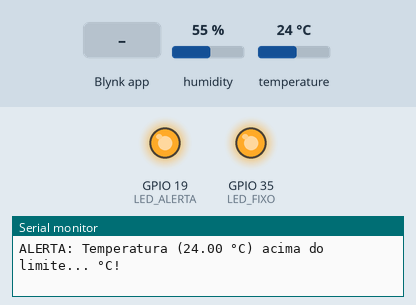
Bench run of a sketch on a simulated ESP32. On the bench: output pins drawn as LEDs (lit = HIGH), the last lines printed to the serial monitor. The test bench sets the inputs (shaded band); at power-on: humidity 55 %, temperature 24 °C. WiFi joins after 1.5 s; servers stay silent unless stated.

Above: at 5.2 s.
5.3 s: Blynk app writes 200 to V1
At 6.4 s:
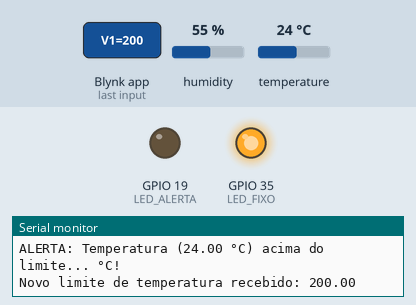
7.3 s: Blynk app writes 0 to V1
At 8.8 s:
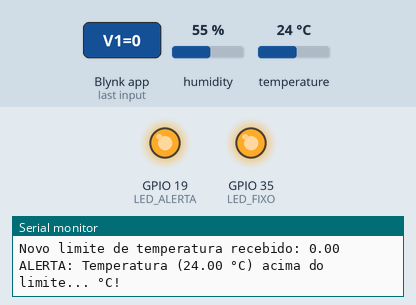
Timing chart, 0 to 10.3 s (numbered marks = the images above; inputs shaded):
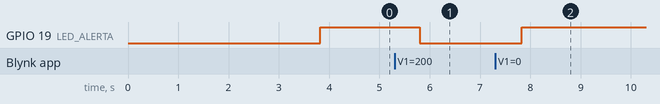

The sketch:

Temperatura_e_Umidade.ino
```cpp
#define BLYNK_PRINT Serial

#define BLYNK_TEMPLATE_ID "TMPL2yBO12Vfy"
#define BLYNK_TEMPLATE_NAME "Temperatura e umidade"
#define BLYNK_AUTH_TOKEN "##"

// Bibliotecas necessárias
#include <WiFi.h>
#include <WiFiClient.h>
#include <BlynkSimpleEsp32.h>
#include <DHT.h>

// Credenciais de rede
char ssid[] = "###";        // Nome da rede Wi-Fi
char pass[] = "###";

// Sensor DHT11 no GPIO4
#define DHTPIN 5
#define DHTTYPE DHT11

// LEDs
const int LED_ALERTA = 19; // LED de alerta
const int LED_FIXO = 35;   // LED fixo sempre ligado

// Temperatura limite inicial (padrão)
float temperaturaLimite = 5.0;
float umidadeLimite = 5.0;
bool alertaAtivo = false;

DHT dht(DHTPIN, DHTTYPE);
BlynkTimer timer;

// Função que envia dados ao Blynk
void sendSensor() {
    float h = dht.readHumidity();
    float t = dht.readTemperature();

    // 1. Inicia a verificação resetando o estado de alerta a cada ciclo
    alertaAtivo = false;

    if (isnan(h) || isnan(t)) {
        Serial.println("Falha na leitura do DHT!");
        return;
    }

    Blynk.virtualWrite(V0, h); // Umidade
    Blynk.virtualWrite(V6, t); // Temperatura

    // ----------------------------------------------------
    // Lógica do LED de alerta
    // ----------------------------------------------------

    // 2. Verifica a Temperatura (SÓ ATIVA O FLAG)
    if (t >= temperaturaLimite) {
        alertaAtivo = true;
        Serial.print("ALERTA: Temperatura (");
        Serial.print(t);
        Serial.print(" °C) acima do limite...");
        Serial.println(" °C!");
    }

    // 3. Verifica a Umidade (SÓ ATIVA O FLAG)
    if (h <= umidadeLimite) {
        alertaAtivo = true;
        Serial.print("ALERTA: umidade (");
        Serial.print(h);
        Serial.print(" %) acima do limite...");
        Serial.println(" %!");
    }

    // 4. Controle Final Único
    if (alertaAtivo) {
        digitalWrite(LED_ALERTA, HIGH);
    } else {
        // O LED SÓ É DESLIGADO se NENHUM dos IFs acima for TRUE
        digitalWrite(LED_ALERTA, LOW);
    }
}

// Recebe o valor do slider/número no Blynk
BLYNK_WRITE(V1) {
  temperaturaLimite = param.asFloat(); // atualiza o limite dinamicamente
  Serial.print("Novo limite de temperatura recebido: ");
  Serial.println(temperaturaLimite);
}

BLYNK_WRITE(V2) {
  umidadeLimite = param.asFloat(); // atualiza o limite dinamicamente
  Serial.print("Novo limite de umidade recebido: ");
  Serial.println(umidadeLimite);
}

void setup() {
  Serial.begin(9600);
  pinMode(LED_ALERTA, OUTPUT);
  pinMode(LED_FIXO, OUTPUT);

  digitalWrite(LED_FIXO, HIGH); // sempre ligado

  Blynk.begin(BLYNK_AUTH_TOKEN, ssid, pass);
  dht.begin();
  timer.setInterval(2000L, sendSensor); // atualiza a cada 2s
}

void loop() {
  Blynk.run();
  timer.run();
}
```

Measured:
- after the input at 5.3 s, GPIO 19 (LED_ALERTA): HIGH → LOW after 0.50 s
- after the input at 7.3 s, GPIO 19 (LED_ALERTA): LOW → HIGH after 0.53 s
